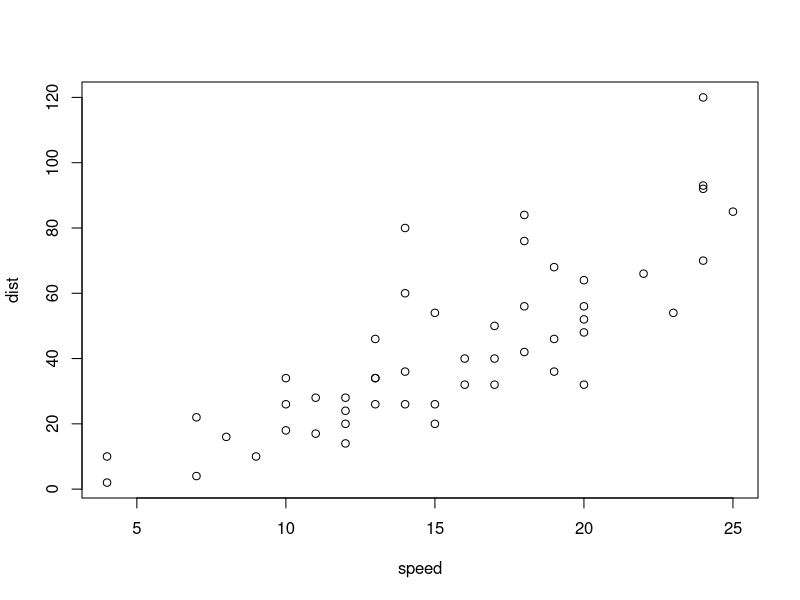
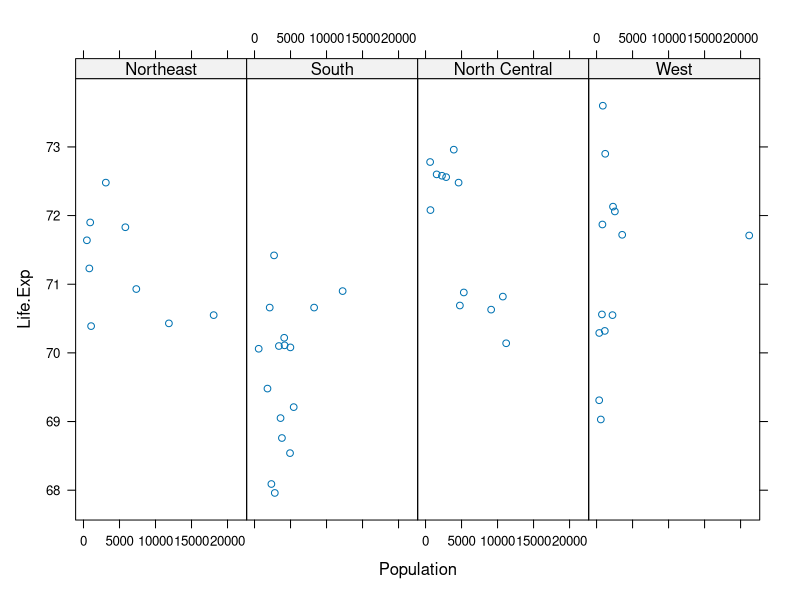
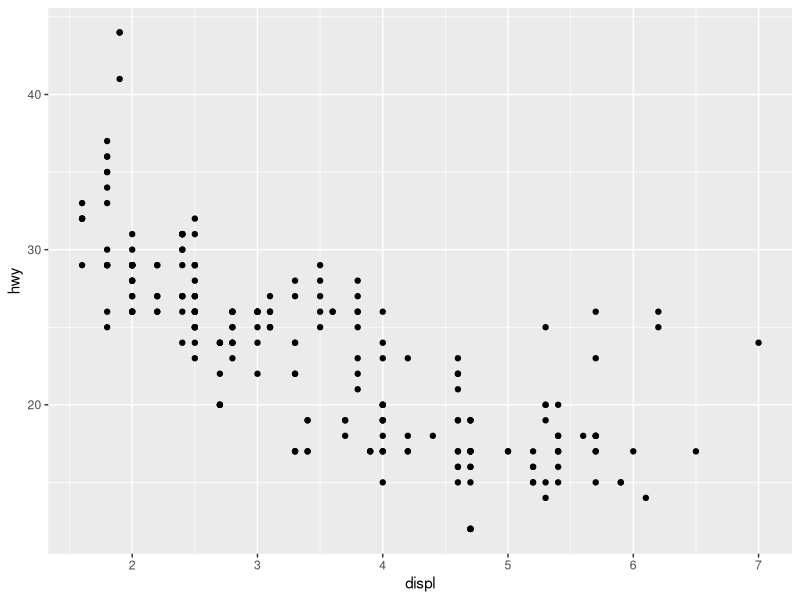
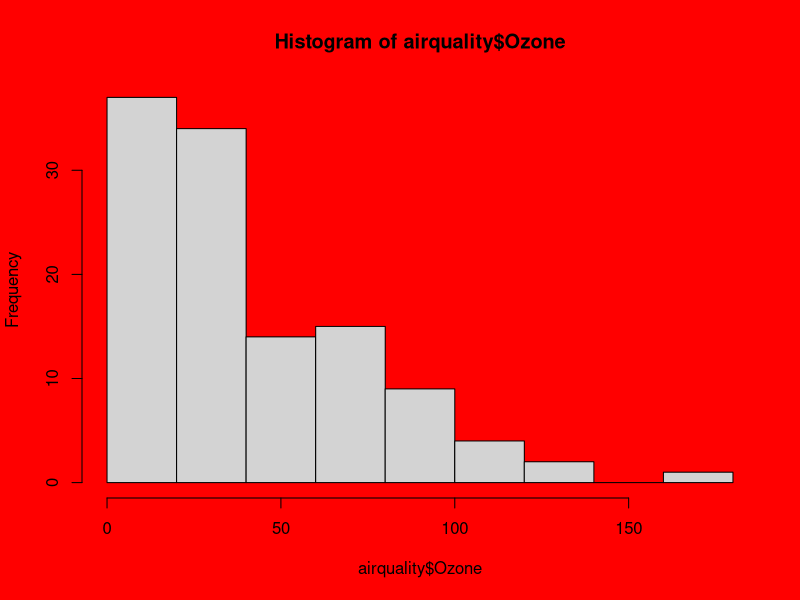
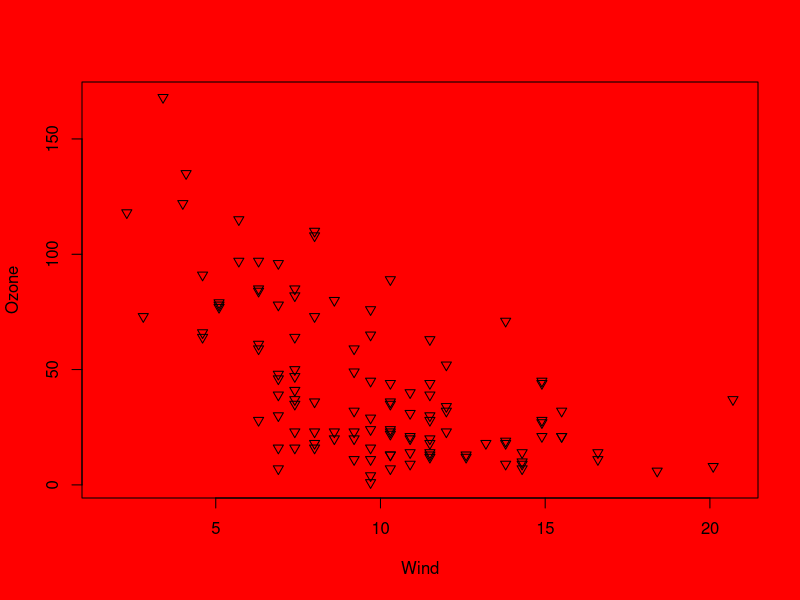
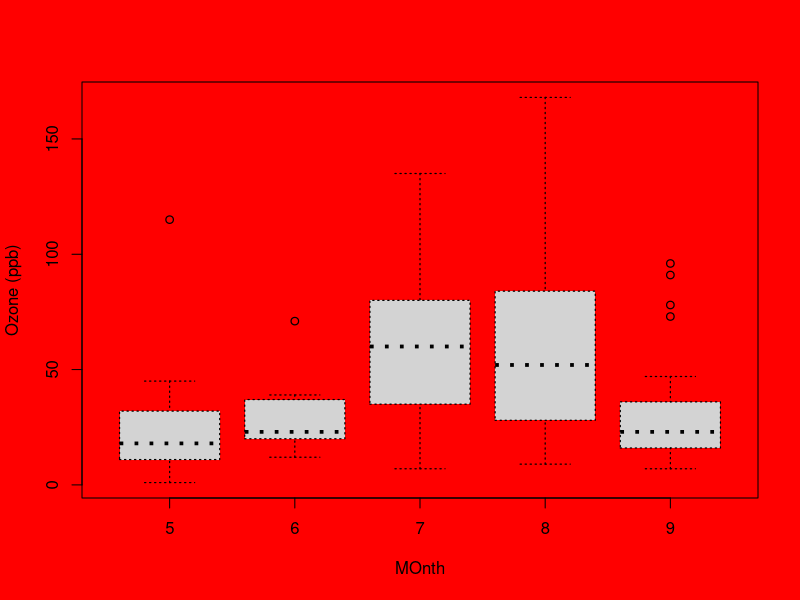
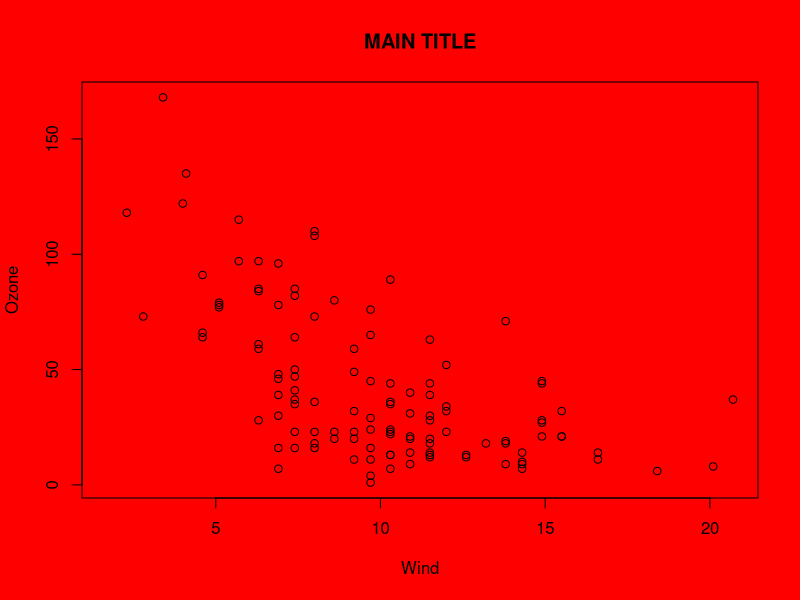
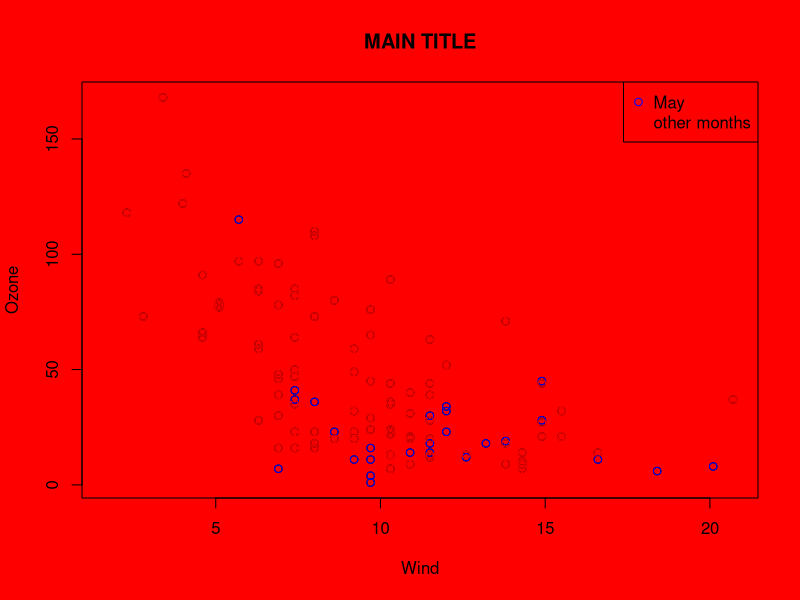

These figures' R source, in order:
## ---- chunk 1
#library(datasets)
data(cars)
with(cars,plot(speed,dist))
## ---- chunk 2
library(lattice)
state <-data.frame(state.x77,Region=state.region) 
xyplot(Life.Exp ~ Population | Region ,data=state, layout=c(4,1))
## ---- chunk 3
library(ggplot2)
data(mpg)
qplot(displ,hwy,data=mpg)
## ---- chunk 4
#Histogram
par(bg="red")
hist(airquality$Ozone)

#Scatterplot
with(airquality,plot(Wind,Ozone,pch = 6))

#Boxplot
airquality <-transform(airquality,Month =factor(Month))
boxplot(Ozone~ Month,airquality,xlab = "MOnth",ylab = "Ozone (ppb)",lty=3        ,lwd=1.2)
## ---- chunk 5
with(airquality,plot(Wind,Ozone))
title(main = "MAIN TITLE")

## ---- chunk 6
with(airquality,plot(Wind,Ozone,main = "MAIN TITLE"))
with(subset(airquality,Month ==5), points(Wind,Ozone,col="blue"))
with(subset(airquality,Month !=5), points(Wind,Ozone,col="red"))
legend("topright",pch=1,col = c("blue","red"),legend=c("May","other months"))

## ---- chunk 7
with(airquality,plot(Wind,Ozone,main = "MAIN TITLE",pch=20))
model <- lm(Ozone ~ Wind,airquality)
abline(model,lwd=2)
## ---- chunk 8
par(mfrow=c(1,2))
with(airquality,{
  plot(Wind,Ozone,main = "OZONe-WIND")
  plot(Solar.R, Ozone,main = "Ozone Solar Radiation")
})

## ---- chunk 9
par(mfrow = c(1,3),mar = c(4,4,2,1),oma =c(0,0,2,0))
with(airquality,{
  plot(Wind,Ozone,main = "OZONe-WIND")
  plot(Solar.R, Ozone,main = "Ozone Solar Radiation")
  plot(Temp,Ozone, maim = "OZone and Temperature")
  mtext("Ozone and weather in NWEYORK",outer=TRUE)
})
## ---- chunk 10
x <- rnorm(100)
hist(x)

y<- rnorm(100)
plot(x,y)

par(mar =c(4,4,2,2))
plot(x,y)

## ---- chunk 11
plot(x,y,pch=20, xlab = "X Label",ylab =" y Label")
title("Scatterplot")
text(-2,1,"text")
legend("topleft", legend = "DATA",pch=1)

fit <- lm(y~x)
abline(fit , lwd=2,col="blue", lty=2)
## ---- chunk 12
z <- rpois(100,2)
par(mfrow=c(2,1),mar=c(2,2,1,1))
plot(x,y)
  plot(x,z)
## ---- chunk 13
x <- rnorm(100)
y<- x+ rnorm(100)
g <- gl(2,50,labels = c("M","F"))
plot(x,y,type="n")
points(x[g=="M"],y[g == "M"],col="red",pch=3)
points(x[g=="F"],y[g == "F"],col="blue",pch=4)

## ---- chunk 14
pdf(file = "testplot.pdf")
with(faithful,plot(eruptions,waiting))
title(main = "Old faithful geyserdata")
dev.off ()
## ---- chunk 15
with(faithful,plot(eruptions,waiting))
title(main = "Old faithful geyserdata")
dev.copy(png,file="testpng.png")
dev.off()
